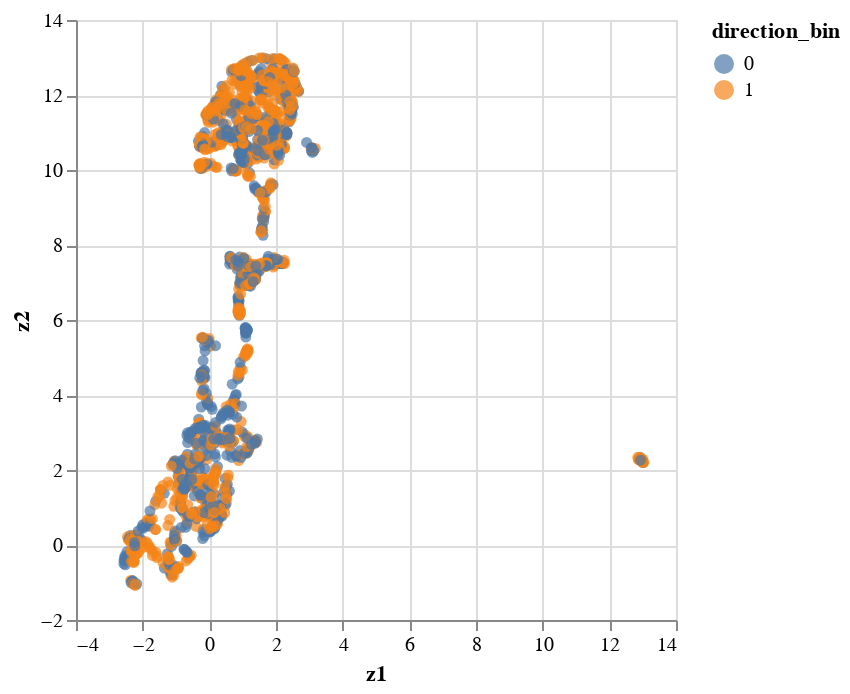

The notebook cell saved with this chart:
### Code cell
alt.Chart(umap_df).mark_circle().encode(
    x='z1',
    y='z2',
    color='direction_bin:N',
    tooltip=['code']
).interactive(0)

### Figure 1 — Vega-Lite specification as saved in the notebook (floating-point values rounded to 4 significant figures; data arrays with more than 128 entries replaced by an {"elided": "..."} marker saying what was removed)
{"config": {"view": {"continuousWidth": 300, "continuousHeight": 300}}, "data": {"name": "data-16e9fbb68145106f158d4940899cdee2"}, "mark": {"type": "circle"}, "encoding": {"color": {"field": "direction_bin", "type": "nominal"}, "tooltip": [{"field": "code", "type": "nominal"}], "x": {"field": "z1", "type": "quantitative"}, "y": {"field": "z2", "type": "quantitative"}}, "params": [{"name": "param_8", "select": {"type": "interval", "encodings": ["x", "y"]}, "bind": "scales"}], "$schema": "https://vega.github.io/schema/vega-lite/v5.8.0.json", "datasets": {"data-16e9fbb68145106f158d4940899cdee2": {"elided": "1734 records"}}}
